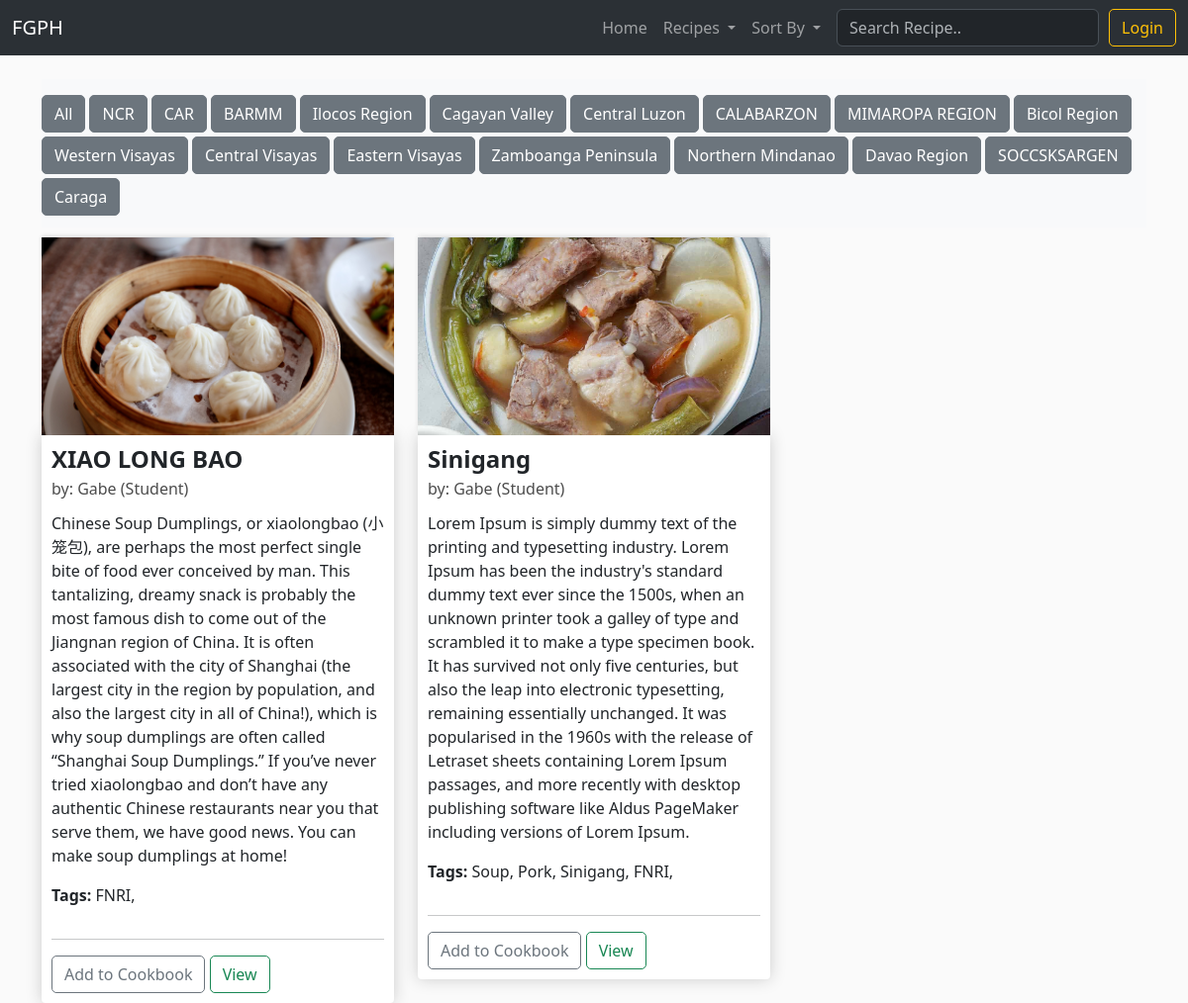
The app's page /, older data.
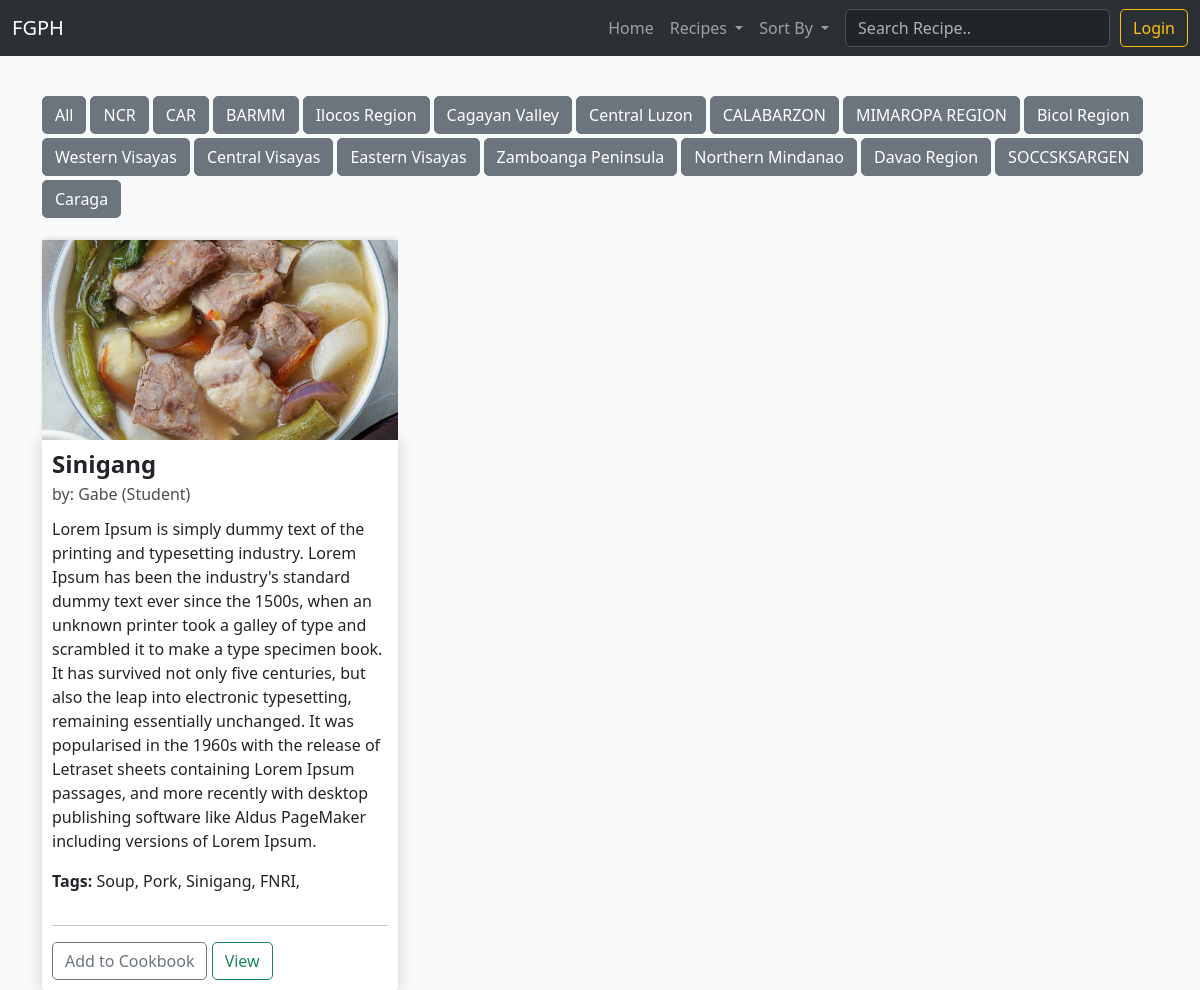
The same page, newer data.
### FGPH/models.py (models this page shows, shortened)
class Region(models.Model):
	name = models.CharField(max_length=64, null=True)
	alias = models.CharField(max_length=64, null=True, blank=True)
	order = models.FloatField(null=True, blank=True)

class Recipe(models.Model):
	author = models.ForeignKey(RegisteredUser, null=True, on_delete=models.CASCADE, related_name='recipes')
	name = models.CharField(max_length=64)
	category = models.ForeignKey(Category, null=True, blank=True, on_delete=models.SET_NULL, related_name='recipes')
	tags = models.ManyToManyField(Tag)
	thumbnail = models.ImageField(default='placeholder.png')
	region = models.ForeignKey(Region, null=True, blank=True, on_delete=models.SET_NULL, related_name='recipes')
	description = models.CharField(max_length=200, null=True, blank=True)
	steps = models.JSONField(null=True)
	ingredients = models.JSONField(null=True)
	preparation_time = models.CharField(max_length=64, null=True, blank=True)
	serving_size = models.IntegerField(
		null=True,
		blank=True,
        validators=[
            MaxValueValidator(500),
            MinValueValidator(1)
        ]
    )
	@property
	def recipeTags(self):
		return self.tags.values_list()
	date_created = models.DateTimeField(auto_now_add=True, null=True)
	date_modified = models.DateTimeField(auto_now=True, null=True)
	@property
	def recipeSteps(self):
		return json.loads(self.steps)

class RegisteredUser(models.Model):
	user = models.OneToOneField(User, null=True, blank=True, on_delete=models.CASCADE)
	name = models.CharField(max_length=200, null=True)
	email = models.CharField(max_length=200)
	title = models.CharField(default="", max_length=200, blank=True)
	profile_pic = models.ImageField(default="pfp.png", null=True, blank=True)
	date_created = models.DateTimeField(auto_now_add=True, null=True)
	def __str__(self):
	    return str(self.name)

class Tag(models.Model):
    name = models.CharField(max_length=64, null=True)

### FGPH/views.py (the view)
# urls.py: path("", views.index, name='home'),
def index(request):
    categories = Category.objects.all()
    regions = Region.objects.all().values().order_by('order')
    category = request.GET.get('category')
    region = request.GET.get('region')
    query = request.GET.get("q")
    if category:
        recipes = Recipe.objects.filter(category__name__contains=category)
    elif region:
        recipes = Recipe.objects.filter(region__name__contains=region)
    elif query:
        recipes = Recipe.objects.filter(
            Q(name__icontains=query) | Q(tags__name__icontains=query) | Q(author__name__icontains=query) |
            Q(ingredients__icontains=query)
        ).distinct()
    else:
        recipes = Recipe.objects.all()
    context = {'recipes': recipes, 'regions': regions, 'categories': categories}
    return render(request, 'FGPH/home.html', context)

### FGPH/templatetags/get_group.py (called while the page is built)
@register.filter(name='has_group')
def has_group(user, group_name):
    return user.groups.filter(name=group_name).exists()

### FGPH/templates/FGPH/home.html
{% extends 'FGPH/template.html' %}
{% load static %}
{% block content %}
{% include 'FGPH/sections/regions.html' %}
<div class="row">
	{% for recipe in recipes %}
		<div class="col-lg-4">
			<img class="thumbnail" src="{{ recipe.thumbnail.url }}">
			<div class="box-element product">
				<h4 class="card-title"><strong>{{ recipe.name }}</strong></h4>
				<h6 style="line-height: 30px; margin-left: 	0px;">by: {{ recipe.author }} ({{ recipe.author.title }})</h6>
				<p style="word-wrap: break-word;" class="card-text">{{ recipe.description }}</p>
				<div style="display: inline-flex;">
					<p style="word-wrap: break-word;" class="card-text"><strong>Tags:&nbsp;</strong></p>
					{% for id, name in recipe.recipeTags %}
					<p style="word-wrap: break-word;" class="card-text">{{ name }},&nbsp;</p>
					{% endfor %}
				</div>
				<hr>
				<button data-recipe="{{ recipe.id }}" data-action="add" class="btn btn-outline-secondary add-recipe">Add to Cookbook</button>
				<a href="{% url 'FGPH:recipe' recipe.id %}" data-recipe="{{ recipe.id }}" class="btn btn-outline-success view-recipe">View</a>
			</div>
		</div>
		{% empty %}
		<h3>No Results..</h3>
	{% endfor %}
</div>
{% endblock content %}

### FGPH/templates/FGPH/sections/regions.html (shortened to what this page needs)
<nav class="navbar navbar-expand-lg bg-body-tertiary">
      <div class="collapse navbar-collapse mt-2" id="navbarText">
        <ul id="regionsList" class="nav nav-pills">
            <li class="nav-item">
              <a class="btn btn-secondary me-1 mb-1" aria-current="page" href="{% url 'FGPH:home' %}">All</a>
            </li>
            {% for region in regions %}
            <li class="nav-item">
                <a class="btn btn-secondary me-1 mb-1" data-region="{{ region.name }}" aria-current="page" href="{% url 'FGPH:home' %}?region={{ region.name }}">{{ region.name }}</a>
            </li>
            {% endfor %}
        </ul>
      </div>
  </nav>

Row changes from the older to the newer data that the page shows:
removed Recipe: thumbnail (picture), name "XIAO LONG BAO", author "Gabe", author "Student", description "Chinese Soup Dumplings, or xiaolongbao (小笼包), are perhaps the most perfect single bite of food ever conceived by man. This tantalizing, dreamy snack is probably the most famous dish to come out of the Jiangnan region of China. It is often associated with the city of Shanghai (the largest city in the region by population, and also the largest city in all of China!), which is why soup dumplings are often called “Shanghai Soup Dumplings.” If you’ve never tried xiaolongbao and don’t have any authentic Chinese restaurants near you that serve them, we have good news. You can make soup dumplings at home!", recipeTags "FNRI"
